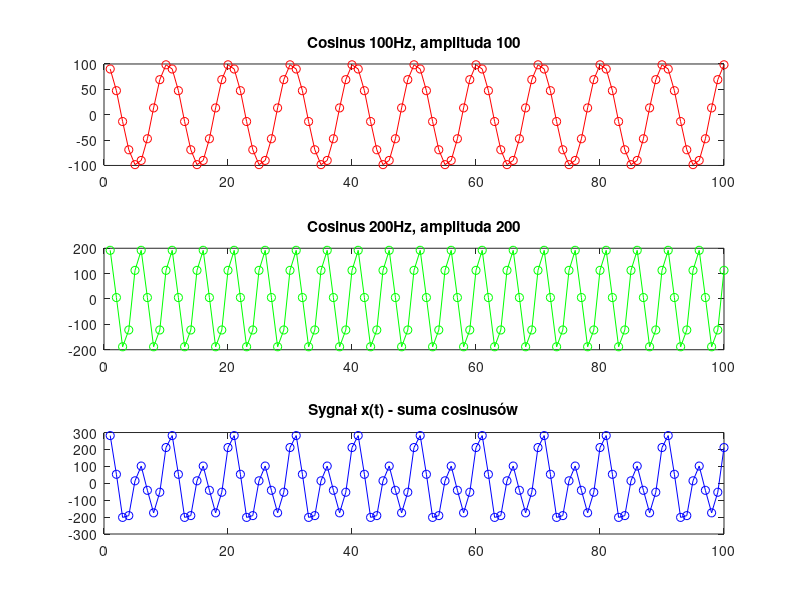
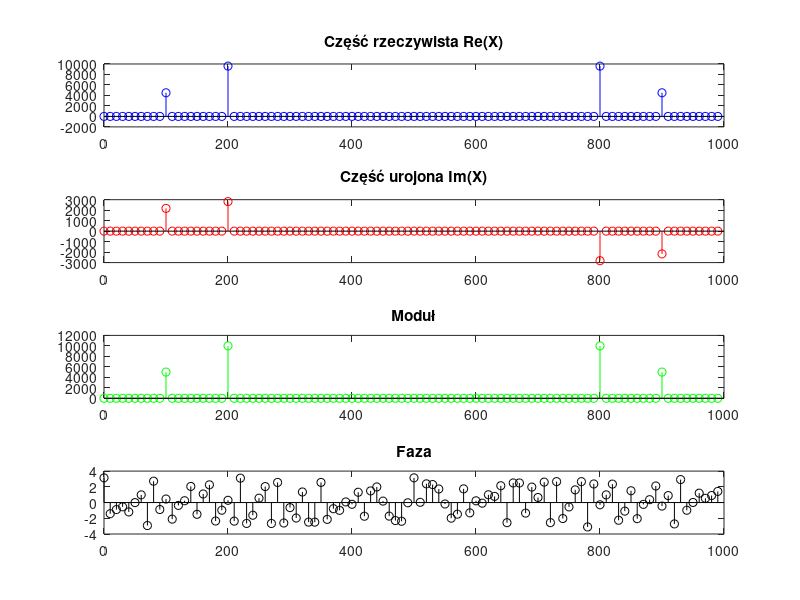
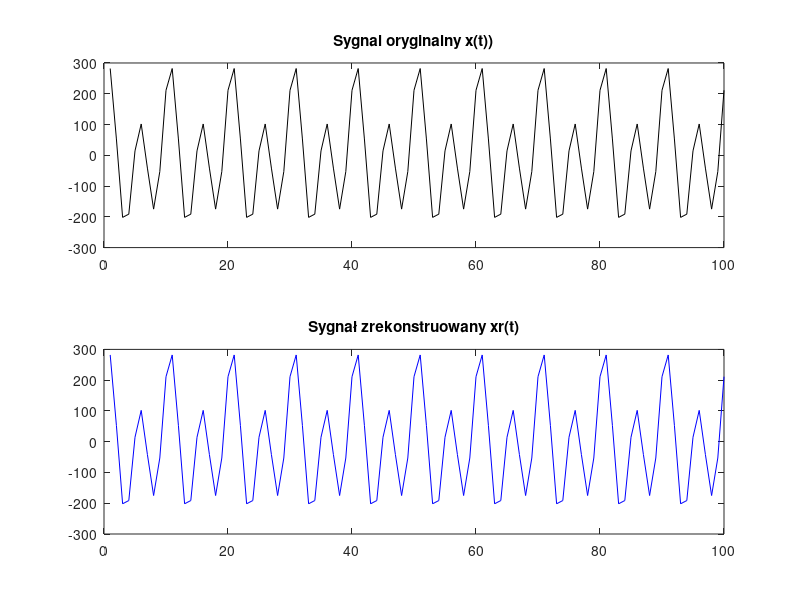
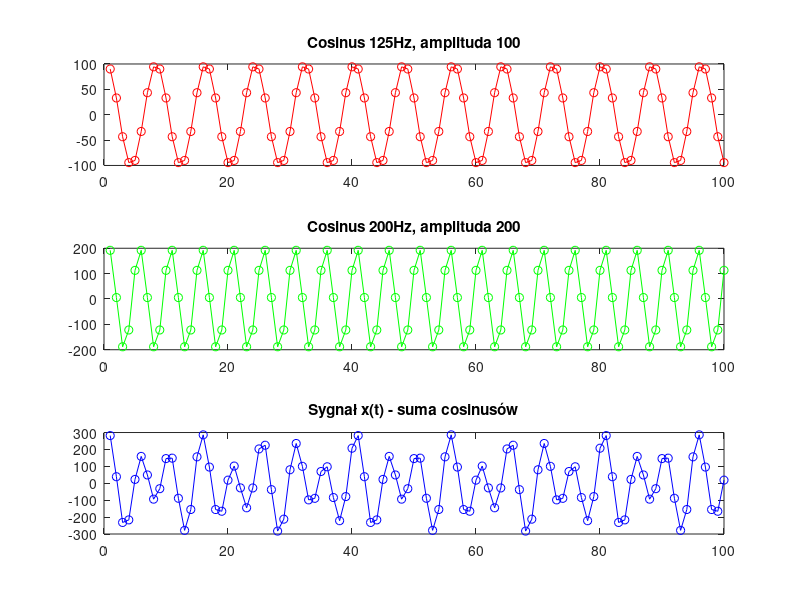

Reproduce these figures in MATLAB, in order.
clear all;
clc;

N = 100;

for k = 1:N
    for n = 1:N
        A(k,n) = (1/sqrt(N))*((exp(1i*2*pi/N))^(-(k-1)*(n-1)));
    end
end

fs = 1000;

f1 = 100;
f2 = 200;

A1 = 100;
A2 = 200;

o1 = (pi/7);
o2 = (pi/11);

%time
T = 0.1;
%probki
fs1 = 1/fs;  
fs2 = 1/fs;  

tfs1 = 0:fs1:T;
tfs2 = 0:fs2:T;
tfs1 = tfs1(1,1:100);
tfs2 = tfs2(1,1:100);

x1 = A1*cos(2*pi*f1*tfs1 + o1);
x2 = A2*cos(2*pi*f2*tfs2 + o2);
x =  x1 + x2; % sygnal x 

figure(1);
subplot(3,1,1);
plot(x1, 'r-o');
title('Cosinus 100Hz, amplituda 100');

subplot(3,1,2);
plot(x2, 'g-o');
title('Cosinus 200Hz, amplituda 200');

subplot(3,1,3);
plot(x, 'b-o');
title('Sygnał x(t) - suma cosinusów');

% DFT 
%X = A * x';
X = fft(x);

rX = real(X); %część rzeczywista
imX = imag(X); %część urojona
zX = abs(X); %moduł
phX = angle(X); %faza
%phX = sqrt(rX.^2 + imX.^2);

f = fs*(0:N-1)/N;

figure(2);
subplot(4,1,1);
stem(f,rX, 'b o');
title('Część rzeczywista Re(X)');

subplot(4,1,2);
stem(f,imX, 'r o');
title('Część urojona Im(X)');

subplot(4,1,3);
stem(f,zX, 'g o');
title('Moduł');

subplot(4,1,4);
stem(f,phX, 'k o');
title('Faza');

%-- wyznaczanie macierzy B rekonstrukcji --%
%B = (conj(A))'; %dwuznaczna treść polecenia
B = A';
%xr = B*X;
xr = ifft(X);

figure(3);
subplot(2,1,1);
plot(x, 'k');
title('Sygnal oryginalny x(t))');
subplot(2,1,2);
plot(real(xr), 'b');
title('Sygnał zrekonstruowany xr(t)');

blad1 = max(max(abs(x - xr'))); % blad rekonstrukcji %
fprintf('Zrekonstruowano sygnał x do xr z błędem: %u\n', blad1);

X = fft(x);
xr = ifft(X);

blad2 = max(max(abs(x - xr))); % blad rekonstrukcji %
fprintf('Zrekonstruowano sygnał metodami fft/ifft z błędem: %u\n', blad2);

roznica = (blad2/blad1);
fprintf('Różnica w rekonstrukcjach = %u ---> Podobieństwo do 1/N\n', roznica);



%-- Zmiana f1 na 125Hz --%
f1 = 125;
x1 = A1*cos(2*pi*f1*tfs1 + o1);
x2 = A2*cos(2*pi*f2*tfs2 + o2);
x =  x1 + x2; % sygnal x %

figure(4);
subplot(3,1,1);
plot(x1, 'r-o');
title('Cosinus 125Hz, amplituda 100');

subplot(3,1,2);
plot(x2, 'g-o');
title('Cosinus 200Hz, amplituda 200');

subplot(3,1,3);
plot(x, 'b-o');
title('Sygnał x(t) - suma cosinusów');

% DFT %
X = A * x';


%-- rysowanie widma itd. --%
rX = real(X); %część rzeczywista
imX = imag(X); %część urojona
zX = abs(X); %moduł
phX = angle(X); %faza

%f =(0:N-1)*fs/N;

figure(5);
subplot(4,1,1);
stem(f,rX, 'b o');
title('Część rzeczywista Re(X) (f1 = 125Hz)');

subplot(4,1,2);
stem(f,imX, 'r o');
title('Część urojona Im(X) (f1 = 125Hz)');

subplot(4,1,3);
stem(f,zX, 'g o');
title('Moduł (f1 = 125Hz)');

subplot(4,1,4);
stem(f,phX, 'k o');
title('Faza (f1 = 125Hz)');